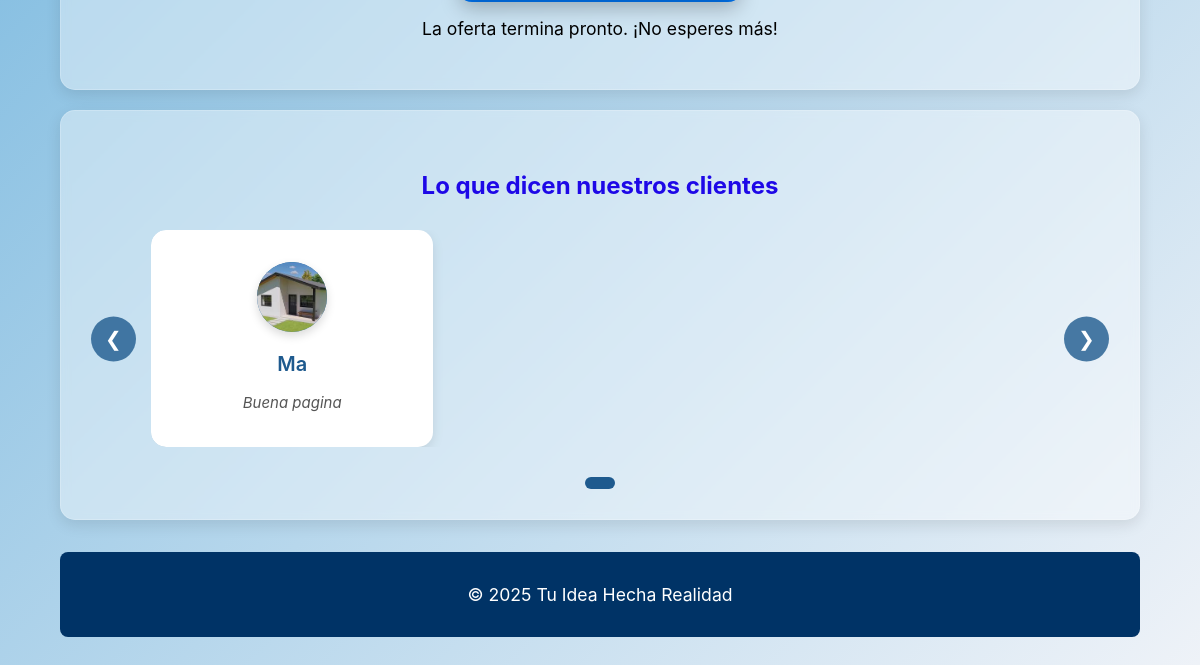
The app's page / (lower part), older data.
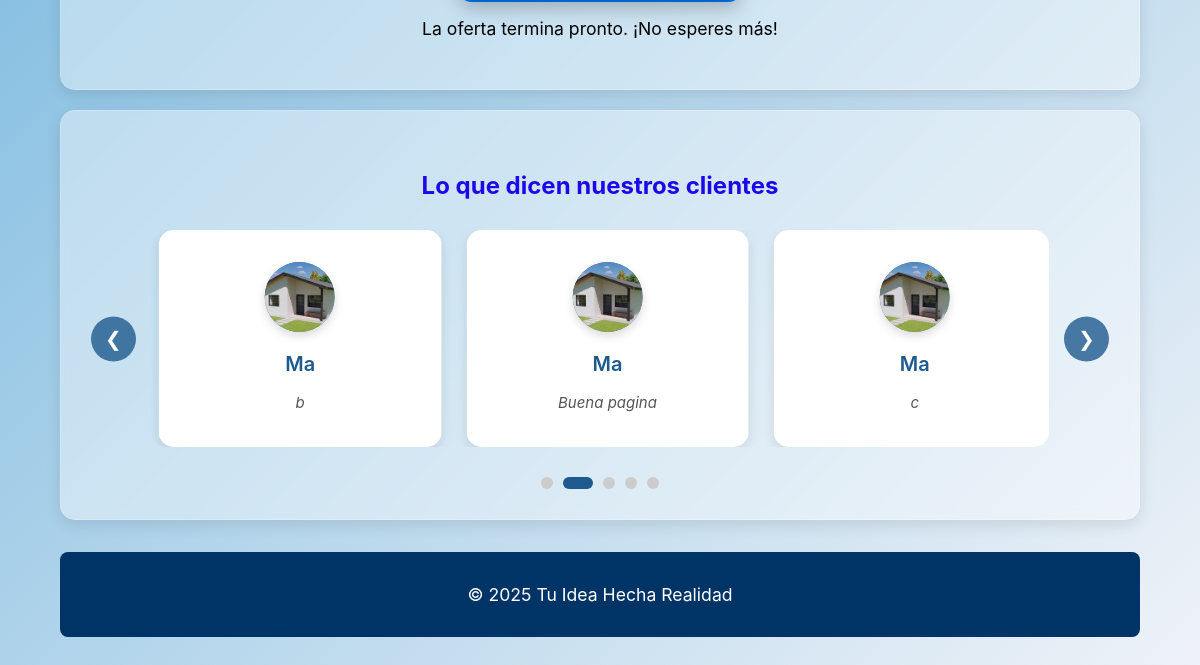
The same page, newer data.
### core/models.py (models this page shows, shortened)
class Comentario(models.Model):
    ESTADO_CHOICES = [
        ('pendiente', 'Pendiente'),
        ('aprobado', 'Aprobado'),
        ('rechazado', 'Rechazado'),
    ]
    usuario = models.ForeignKey(UserClientes, on_delete=models.CASCADE, related_name='comentarios')
    contenido = models.TextField(max_length=500)
    fecha_creacion = models.DateTimeField(auto_now_add=True)
    fecha_modificacion = models.DateTimeField(auto_now=True)
    estado = models.CharField(max_length=20, choices=ESTADO_CHOICES, default='pendiente')
    fecha_aprobacion = models.DateTimeField(null=True, blank=True)
    class Meta:
        ordering = ['-fecha_creacion']

class UserClientes(models.Model):
    usernameCliente = models.CharField(max_length=100, unique=True)
    passwordCliente = models.CharField(max_length=100)
    email = models.CharField(max_length=100)
    is_active = models.BooleanField(default=True)
    last_modified = models.DateTimeField(auto_now=True)
    status_changed_at = models.DateTimeField(null=True, blank=True)
    foto_perfil = models.ImageField(upload_to='uploads/perfiles/', blank=True, null=True)

### core/views.py (the view)
# urls.py: 2. Add a URL to urlpatterns:  path('', views.home, name='home')
def home(request):
    from django.db.models import Case, When, IntegerField
    comentarios = Comentario.objects.annotate(
        orden_estado=Case(
            When(estado='aprobado', then=1),
            When(estado='rechazado', then=3),
            When(estado='pendiente', then=2),
            output_field=IntegerField(),
        )
    ).order_by('orden_estado', '-fecha_aprobacion', '-fecha_creacion')[:10]
    context = {
        'comentarios': comentarios,
    }
    return render(request, "core/home.html", context)

### core/templates/core/home.html (shortened to what this page needs)
<!DOCTYPE html>
<html lang="es">
<head>
    {% load static %}
    <link rel="stylesheet" href="{% static 'core/css/styles.css' %}">
</head>
<body class="landing-page">
    <div class="main-content-wrapper">
<br>
    <section>
        <section class="seccion-at">
            <div class=".div">
            <p>La oferta termina pronto. ¡No esperes más!</p>
            </div>
        </section>
    </section>
    <br>
    <section class="comments-section">
        <section class="seccion-at">
        <div class="container">
            <div class="row">
                    <h2 style="text-align: center; margin-bottom: 30px;">Lo que dicen nuestros clientes</h2>
                    <div class="carousel-comentarios-container">
                        <button class="carousel-btn prev-btn" onclick="moveComentariosCarousel(-1)">❮</button>
                        <div class="carousel-comentarios-wrapper">
                            <div class="carousel-comentarios-track" id="comentariosTrack">
                                {% for comentario in comentarios %}
                                <div class="comentario-landing-card carousel-item">
                                    <div class="comentario-landing-avatar">
                                        {% if comentario.usuario.foto_perfil %}
                                            <img src="{{ comentario.usuario.foto_perfil.url }}" alt="{{ comentario.usuario.usernameCliente }}" style="width: 100%; height: 100%; object-fit: cover; border-radius: 50%;">
                                        {% else %}
                                            {{ comentario.usuario.usernameCliente|first|upper }}
                                        {% endif %}
                                    </div>
                                    <h5 class="comentario-landing-nombre">{{ comentario.usuario.usernameCliente }}</h5>
                                    <p class="comentario-landing-texto">{{ comentario.contenido }}</p>
                                </div>
                                {% endfor %}
                            </div>
                        </div>
                        <button class="carousel-btn next-btn" onclick="moveComentariosCarousel(1)">❯</button>
                    </div>
                    <div class="carousel-indicators" id="comentariosIndicators"></div>
        </section>
    </section>
    <footer>
        <p>&copy; 2025 Tu Idea Hecha Realidad</p>
    </footer>
</div>
</body>
</html>

### core/static/core/css/styles.css (style rules this page uses)
body { font-family: 'Inter', sans-serif; margin: 0; padding: 0; background-color: #f0f2f5; color: #333; display: flex; flex-direction: column; min-height: 100vh; }
body.landing-page { flex-direction: column; padding-top: 70px; }
body.landing-page .main-content-wrapper { margin-left: 0; width: 100%; }
footer { background-color: #003366; padding: 2rem 1rem; text-align: center; margin-top: 2rem; border-radius: 8px; width: auto; }
footer p { text-align: center; color: #ffffff; font-size: 1.1rem; margin: 0; }
h2 { color: #1e08e7; margin-top: 30px; margin-bottom: 10px; font-size: 1.5em; text-align: center; }
p { color: rgb(0, 0, 0); font-size: 1.1rem; margin-bottom: 20px; }
button { width: 30%; padding: 10px; background-color: #007BFF; color: #fff; border: none; border-radius: 4px; font-size: 16px; cursor: pointer; transition: background-color 0.3s ease; display: block; margin: 0 auto; }
body { font-family: Arial, sans-serif; margin: 20px; background-color: #f4f4f4; color: #333; }
.main-content-wrapper { margin-left: 270px; padding: 20px; width: calc(100% - 180px); box-sizing: border-box; }
* { margin: 0; padding: 0; box-sizing: border-box; }
body { font-family: -apple-system, BlinkMacSystemFont, 'Segoe UI', Roboto, sans-serif; background: linear-gradient(135deg, #1085c9 0%, #f0f3f8 100%); min-height: 100vh; display: flex; flex-direction: column; justify-content: center; align-items: center; padding: 20px; }
.seccion-at { background-color: rgba(255, 255, 255, 0.4); backdrop-filter: blur(5px); padding: 30px; border-radius: 15px; border: 1px solid rgba(255, 255, 255, 0.2); box-shadow: 0 5px 15px rgba(0, 0, 0, 0.1); text-align: center; color: #333; transition: background-color 0.4s ease-out, box-shadow 0.4s ease-out, transform 0.4s ease-out; }
.carousel-comentarios-container { position: relative; max-width: 1200px; margin: 30px auto; padding: 0 60px; }
.carousel-comentarios-wrapper { overflow: hidden; border-radius: 15px; }
.carousel-comentarios-track { display: flex; transition: transform 0.5s ease-in-out; gap: 25px; }
.carousel-comentarios-track .carousel-item { flex: 0 0 calc(33.333% - 17px); min-width: 0; }
.carousel-btn { position: absolute; top: 50%; transform: translateY(-50%); background: rgba(30, 90, 142, 0.8); color: white; border: none; width: 45px; height: 45px; border-radius: 50%; font-size: 20px; cursor: pointer; z-index: 10; transition: all 0.3s ease; display: flex; align-items: center; justify-content: center; }
.carousel-btn.prev-btn { left: 0; }
.carousel-btn.next-btn { right: 0; }
.carousel-indicators { display: flex; justify-content: center; gap: 10px; margin-top: 25px; }
.comentario-landing-card { background: white; border-radius: 15px; padding: 30px; box-shadow: 0 4px 12px rgba(0, 0, 0, 0.1); transition: all 0.3s ease; text-align: center; border: 2px solid transparent; }
.comentario-landing-avatar { width: 70px; height: 70px; border-radius: 50%; background: linear-gradient(135deg, #1e5a8e 0%, #2874b5 100%); color: white; display: flex; align-items: center; justify-content: center; font-size: 32px; font-weight: bold; margin: 0 auto 20px; box-shadow: 0 4px 10px rgba(0, 0, 0, 0.15); }
.comentario-landing-nombre { font-size: 20px; font-weight: 600; color: #1e5a8e; margin: 0 0 15px 0; }
.comentario-landing-texto { font-size: 15px; line-height: 1.6; color: #555; margin: 0; font-style: italic; }

Row changes from the older to the newer data that the page shows:
added Comentario: usuario.foto_perfil (picture), usuario.usernameCliente "Ma", contenido "b"
added Comentario: usuario.foto_perfil (picture), usuario.usernameCliente "Ma", contenido "c"
